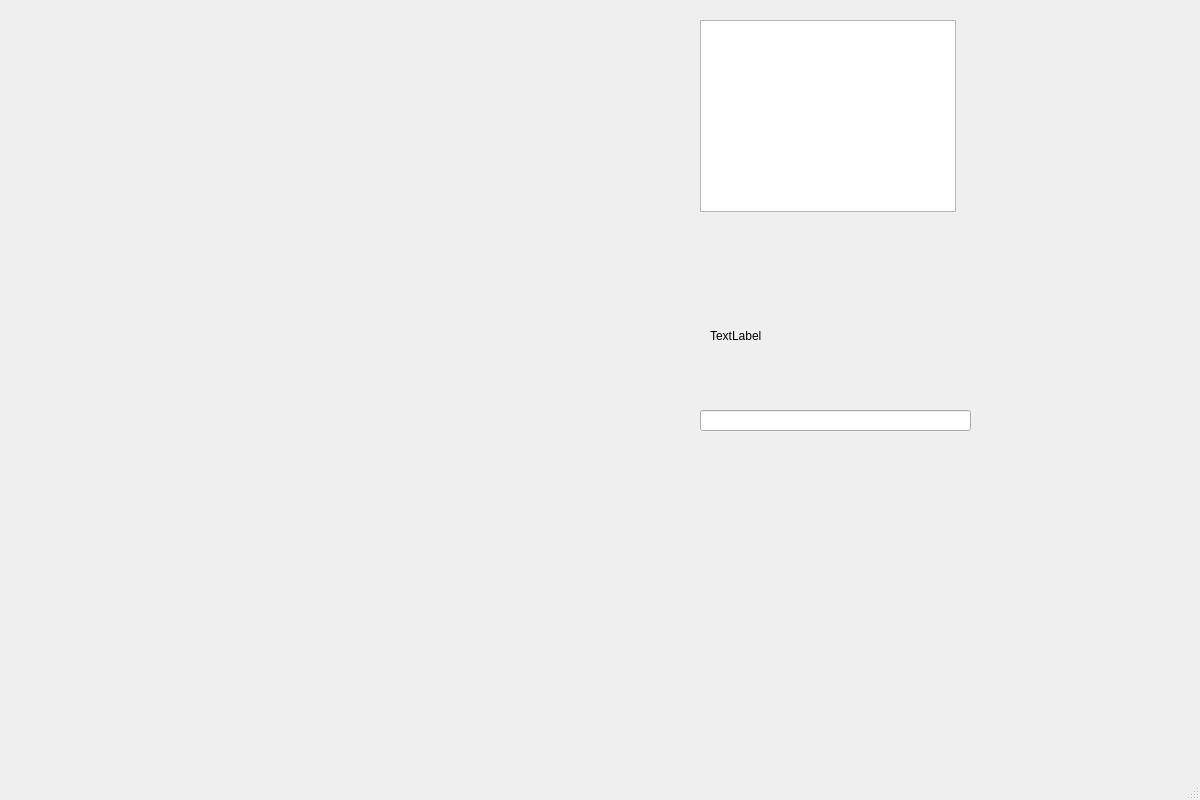
<?xml version="1.0" encoding="UTF-8"?>
<ui version="4.0">
 <class>MainWindow</class>
 <widget class="QMainWindow" name="MainWindow">
  <property name="geometry">
   <rect>
    <x>0</x>
    <y>0</y>
    <width>1200</width>
    <height>800</height>
   </rect>
  </property>
  <property name="windowTitle">
   <string>MainWindow</string>
  </property>
  <widget class="QWidget" name="centralwidget">
   <widget class="QTextBrowser" name="textBrowser">
    <property name="geometry">
     <rect>
      <x>700</x>
      <y>20</y>
      <width>256</width>
      <height>192</height>
     </rect>
    </property>
   </widget>
   <widget class="FileTreeSelectorDialog" name="widget" native="true">
    <property name="geometry">
     <rect>
      <x>20</x>
      <y>20</y>
      <width>600</width>
      <height>800</height>
     </rect>
    </property>
   </widget>
   <widget class="QLabel" name="label">
    <property name="geometry">
     <rect>
      <x>710</x>
      <y>310</y>
      <width>171</width>
      <height>51</height>
     </rect>
    </property>
    <property name="text">
     <string>TextLabel</string>
    </property>
   </widget>
   <widget class="QLineEdit" name="lineEdit">
    <property name="geometry">
     <rect>
      <x>700</x>
      <y>410</y>
      <width>271</width>
      <height>21</height>
     </rect>
    </property>
   </widget>
  </widget>
  <widget class="QMenuBar" name="menubar">
   <property name="geometry">
    <rect>
     <x>0</x>
     <y>0</y>
     <width>1200</width>
     <height>22</height>
    </rect>
   </property>
  </widget>
  <widget class="QStatusBar" name="statusbar"/>
 </widget>
 <customwidgets>
  <customwidget>
   <class>FileTreeSelectorDialog</class>
   <extends>QWidget</extends>
   <header>lib/ui</header>
   <container>1</container>
  </customwidget>
 </customwidgets>
 <resources/>
 <connections/>
</ui>
